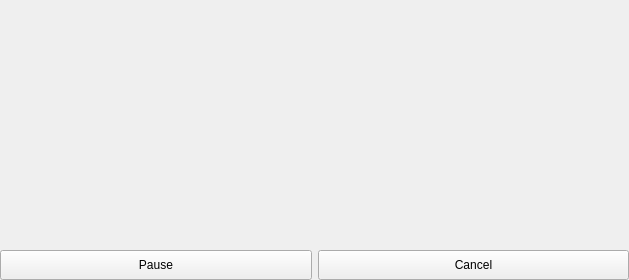
<?xml version="1.0" encoding="UTF-8"?>
<ui version="4.0">
 <class>Form</class>
 <widget class="QWidget" name="Form">
  <property name="geometry">
   <rect>
    <x>0</x>
    <y>0</y>
    <width>629</width>
    <height>280</height>
   </rect>
  </property>
  <property name="cursor">
   <cursorShape>PointingHandCursor</cursorShape>
  </property>
  <property name="locale">
   <locale language="English" country="UnitedStates"/>
  </property>
  <layout class="QVBoxLayout" name="FormLayout">
   <property name="leftMargin">
    <number>0</number>
   </property>
   <property name="topMargin">
    <number>0</number>
   </property>
   <property name="rightMargin">
    <number>0</number>
   </property>
   <property name="bottomMargin">
    <number>0</number>
   </property>
   <item>
    <widget class="QWidget" name="downloadViewControlBar" native="true">
     <property name="minimumSize">
      <size>
       <width>543</width>
       <height>32</height>
      </size>
     </property>
    </widget>
   </item>
   <item>
    <widget class="QWidget" name="downloaderView" native="true">
     <property name="minimumSize">
      <size>
       <width>629</width>
       <height>206</height>
      </size>
     </property>
    </widget>
   </item>
   <item>
    <widget class="QWidget" name="downloaderButtonArea" native="true">
     <property name="sizePolicy">
      <sizepolicy hsizetype="Preferred" vsizetype="Fixed">
       <horstretch>0</horstretch>
       <verstretch>0</verstretch>
      </sizepolicy>
     </property>
     <property name="minimumSize">
      <size>
       <width>0</width>
       <height>30</height>
      </size>
     </property>
     <property name="cursor">
      <cursorShape>ArrowCursor</cursorShape>
     </property>
     <layout class="QHBoxLayout" name="downloaderButtonAreaLayout">
      <property name="leftMargin">
       <number>0</number>
      </property>
      <property name="topMargin">
       <number>0</number>
      </property>
      <property name="rightMargin">
       <number>0</number>
      </property>
      <property name="bottomMargin">
       <number>0</number>
      </property>
      <item>
       <widget class="QPushButton" name="pauseButton">
        <property name="sizePolicy">
         <sizepolicy hsizetype="Expanding" vsizetype="Preferred">
          <horstretch>0</horstretch>
          <verstretch>0</verstretch>
         </sizepolicy>
        </property>
        <property name="text">
         <string>Pause</string>
        </property>
       </widget>
      </item>
      <item>
       <widget class="QPushButton" name="cancelButton">
        <property name="sizePolicy">
         <sizepolicy hsizetype="Expanding" vsizetype="Preferred">
          <horstretch>0</horstretch>
          <verstretch>0</verstretch>
         </sizepolicy>
        </property>
        <property name="text">
         <string>Cancel</string>
        </property>
       </widget>
      </item>
     </layout>
    </widget>
   </item>
  </layout>
 </widget>
 <resources/>
 <connections/>
</ui>
